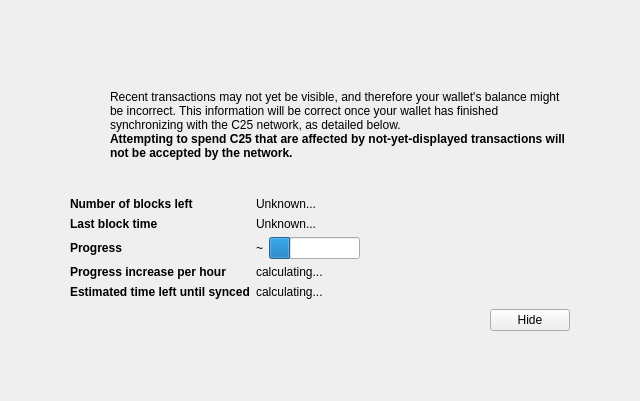
<?xml version="1.0" encoding="UTF-8"?>
<ui version="4.0">
 <class>ModalOverlay</class>
 <widget class="ModalOverlay" name="ModalOverlay">
  <property name="geometry">
   <rect>
    <x>0</x>
    <y>0</y>
    <width>640</width>
    <height>401</height>
   </rect>
  </property>
  <property name="windowTitle">
   <string>Form</string>
  </property>
  <layout class="QVBoxLayout" name="verticalLayout" stretch="0">
   <property name="sizeConstraint">
    <enum>QLayout::SetDefaultConstraint</enum>
   </property>
   <property name="leftMargin">
    <number>0</number>
   </property>
   <property name="topMargin">
    <number>0</number>
   </property>
   <property name="rightMargin">
    <number>0</number>
   </property>
   <property name="bottomMargin">
    <number>0</number>
   </property>
   <item>
    <widget class="QWidget" name="bgWidget" native="true">
     <property name="styleSheet">
      <string notr="true"/>
     </property>
     <layout class="QVBoxLayout" name="verticalLayoutMain" stretch="0">
      <property name="leftMargin">
       <number>60</number>
      </property>
      <property name="topMargin">
       <number>60</number>
      </property>
      <property name="rightMargin">
       <number>60</number>
      </property>
      <property name="bottomMargin">
       <number>60</number>
      </property>
      <item>
       <widget class="QWidget" name="contentWidget" native="true">
        <property name="styleSheet">
         <string notr="true"/>
        </property>
        <layout class="QVBoxLayout" name="verticalLayoutSub" stretch="1,0,0,0,0">
         <property name="spacing">
          <number>0</number>
         </property>
         <property name="leftMargin">
          <number>10</number>
         </property>
         <property name="topMargin">
          <number>10</number>
         </property>
         <property name="rightMargin">
          <number>10</number>
         </property>
         <property name="bottomMargin">
          <number>10</number>
         </property>
         <item>
          <layout class="QHBoxLayout" name="horizontalLayoutIconText" stretch="0,1">
           <property name="topMargin">
            <number>20</number>
           </property>
           <item>
            <layout class="QVBoxLayout" name="verticalLayoutIcon">
             <property name="leftMargin">
              <number>0</number>
             </property>
             <item>
              <widget class="QPushButton" name="warningIcon">
               <property name="enabled">
                <bool>false</bool>
               </property>
               <property name="text">
                <string/>
               </property>
               <property name="icon">
                <iconset>
                 <normaloff>:/icons/warning</normaloff>
                 <disabledoff>:/icons/warning</disabledoff>:/icons/warning</iconset>
               </property>
               <property name="iconSize">
                <size>
                 <width>48</width>
                 <height>48</height>
                </size>
               </property>
               <property name="flat">
                <bool>true</bool>
               </property>
              </widget>
             </item>
             <item>
              <spacer name="verticalSpacerWarningIcon">
               <property name="orientation">
                <enum>Qt::Vertical</enum>
               </property>
               <property name="sizeHint" stdset="0">
                <size>
                 <width>20</width>
                 <height>40</height>
                </size>
               </property>
              </spacer>
             </item>
            </layout>
           </item>
           <item>
            <layout class="QVBoxLayout" name="verticalLayoutInfoText">
             <property name="leftMargin">
              <number>0</number>
             </property>
             <property name="topMargin">
              <number>0</number>
             </property>
             <item>
              <widget class="QLabel" name="infoText">
               <property name="text">
                <string>Recent transactions may not yet be visible, and therefore your wallet's balance might be incorrect. This information will be correct once your wallet has finished synchronizing with the C25 network, as detailed below.</string>
               </property>
               <property name="textFormat">
                <enum>Qt::RichText</enum>
               </property>
               <property name="wordWrap">
                <bool>true</bool>
               </property>
              </widget>
             </item>
             <item>
              <widget class="QLabel" name="infoTextStrong">
               <property name="font">
                <font>
                 <weight>75</weight>
                 <bold>true</bold>
                </font>
               </property>
               <property name="text">
                <string>Attempting to spend C25 that are affected by not-yet-displayed transactions will not be accepted by the network.</string>
               </property>
               <property name="textFormat">
                <enum>Qt::RichText</enum>
               </property>
               <property name="wordWrap">
                <bool>true</bool>
               </property>
              </widget>
             </item>
             <item>
              <spacer name="verticalSpacerInTextSpace">
               <property name="orientation">
                <enum>Qt::Vertical</enum>
               </property>
               <property name="sizeHint" stdset="0">
                <size>
                 <width>20</width>
                 <height>40</height>
                </size>
               </property>
              </spacer>
             </item>
            </layout>
           </item>
          </layout>
         </item>
         <item>
          <spacer name="verticalSpacerAfterText">
           <property name="orientation">
            <enum>Qt::Vertical</enum>
           </property>
           <property name="sizeHint" stdset="0">
            <size>
             <width>20</width>
             <height>40</height>
            </size>
           </property>
          </spacer>
         </item>
         <item>
          <layout class="QFormLayout" name="formLayout">
           <property name="fieldGrowthPolicy">
            <enum>QFormLayout::FieldsStayAtSizeHint</enum>
           </property>
           <property name="horizontalSpacing">
            <number>6</number>
           </property>
           <property name="verticalSpacing">
            <number>6</number>
           </property>
           <property name="topMargin">
            <number>10</number>
           </property>
           <item row="0" column="0">
            <widget class="QLabel" name="labelNumberOfBlocksLeft">
             <property name="font">
              <font>
               <weight>75</weight>
               <bold>true</bold>
              </font>
             </property>
             <property name="text">
              <string>Number of blocks left</string>
             </property>
            </widget>
           </item>
           <item row="0" column="1">
            <widget class="QLabel" name="numberOfBlocksLeft">
             <property name="text">
              <string>Unknown...</string>
             </property>
            </widget>
           </item>
           <item row="1" column="0">
            <widget class="QLabel" name="labelLastBlockTime">
             <property name="font">
              <font>
               <weight>75</weight>
               <bold>true</bold>
              </font>
             </property>
             <property name="text">
              <string>Last block time</string>
             </property>
            </widget>
           </item>
           <item row="1" column="1">
            <widget class="QLabel" name="newestBlockDate">
             <property name="sizePolicy">
              <sizepolicy hsizetype="Maximum" vsizetype="Preferred">
               <horstretch>0</horstretch>
               <verstretch>0</verstretch>
              </sizepolicy>
             </property>
             <property name="text">
              <string>Unknown...</string>
             </property>
            </widget>
           </item>
           <item row="2" column="0">
            <widget class="QLabel" name="labelSyncDone">
             <property name="font">
              <font>
               <weight>75</weight>
               <bold>true</bold>
              </font>
             </property>
             <property name="text">
              <string>Progress</string>
             </property>
            </widget>
           </item>
           <item row="2" column="1">
            <layout class="QHBoxLayout" name="horizontalLayoutSync" stretch="0,1">
             <item>
              <widget class="QLabel" name="percentageProgress">
               <property name="text">
                <string>~</string>
               </property>
              </widget>
             </item>
             <item>
              <widget class="QProgressBar" name="progressBar">
               <property name="value">
                <number>24</number>
               </property>
               <property name="format">
                <string/>
               </property>
              </widget>
             </item>
            </layout>
           </item>
           <item row="4" column="0">
            <widget class="QLabel" name="labelProgressIncrease">
             <property name="font">
              <font>
               <weight>75</weight>
               <bold>true</bold>
              </font>
             </property>
             <property name="text">
              <string>Progress increase per hour</string>
             </property>
            </widget>
           </item>
           <item row="4" column="1">
            <widget class="QLabel" name="progressIncreasePerH">
             <property name="text">
              <string>calculating...</string>
             </property>
            </widget>
           </item>
           <item row="5" column="0">
            <widget class="QLabel" name="labelEstimatedTimeLeft">
             <property name="font">
              <font>
               <weight>75</weight>
               <bold>true</bold>
              </font>
             </property>
             <property name="text">
              <string>Estimated time left until synced</string>
             </property>
            </widget>
           </item>
           <item row="5" column="1">
            <widget class="QLabel" name="expectedTimeLeft">
             <property name="text">
              <string>calculating...</string>
             </property>
            </widget>
           </item>
          </layout>
         </item>
         <item>
          <layout class="QHBoxLayout" name="horizontalLayoutButtons">
           <property name="leftMargin">
            <number>10</number>
           </property>
           <property name="topMargin">
            <number>10</number>
           </property>
           <item>
            <spacer name="horizontalSpacer">
             <property name="orientation">
              <enum>Qt::Horizontal</enum>
             </property>
             <property name="sizeHint" stdset="0">
              <size>
               <width>40</width>
               <height>20</height>
              </size>
             </property>
            </spacer>
           </item>
           <item>
            <widget class="QPushButton" name="closeButton">
             <property name="text">
              <string>Hide</string>
             </property>
            </widget>
           </item>
          </layout>
         </item>
         <item>
          <layout class="QVBoxLayout" name="verticalLayout_2">
           <item>
            <spacer name="verticalSpacer">
             <property name="orientation">
              <enum>Qt::Vertical</enum>
             </property>
             <property name="sizeHint" stdset="0">
              <size>
               <width>20</width>
               <height>40</height>
              </size>
             </property>
            </spacer>
           </item>
          </layout>
         </item>
        </layout>
       </widget>
      </item>
     </layout>
    </widget>
   </item>
  </layout>
 </widget>
 <customwidgets>
  <customwidget>
   <class>ModalOverlay</class>
   <extends>QWidget</extends>
   <header>modaloverlay.h</header>
   <container>1</container>
  </customwidget>
 </customwidgets>
 <resources/>
 <connections/>
</ui>
